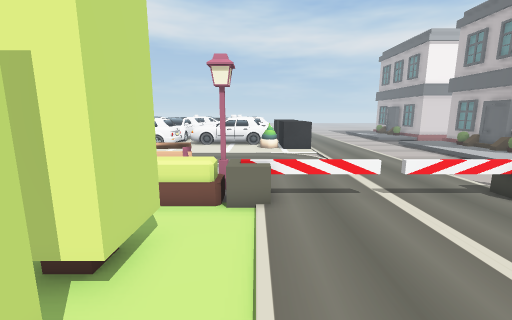
View 1 (above)

21 first-person views from a walk through a scene from a Unity 3-D project. The camera is 1.2 m above the floor, tilts 10° down and sees 90° across. The floor is counted in squares, 0.5 m on a side. Each view is taken from the middle of a square. On the plan, view 1 faces up. The plan holds only what a view shows up to about 17 squares ahead; the rest is blank. The place goes on beyond the plan.

View 2
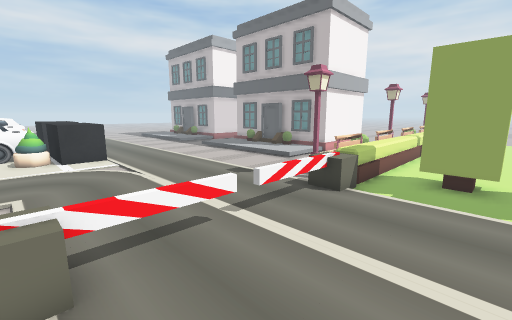

View 3
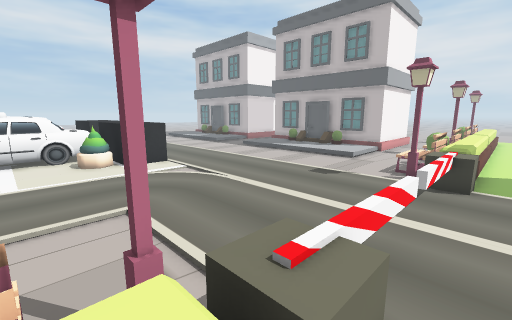

View 4
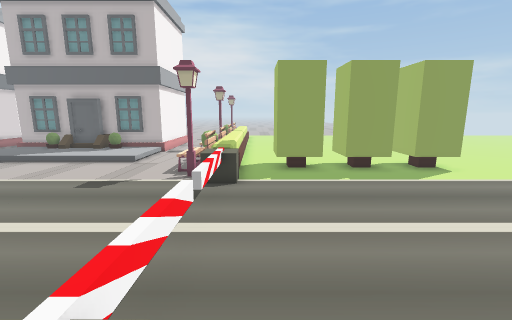

View 5
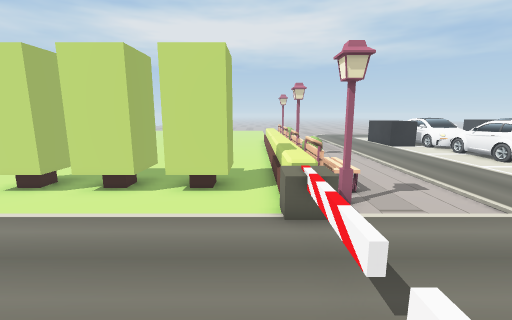

View 6
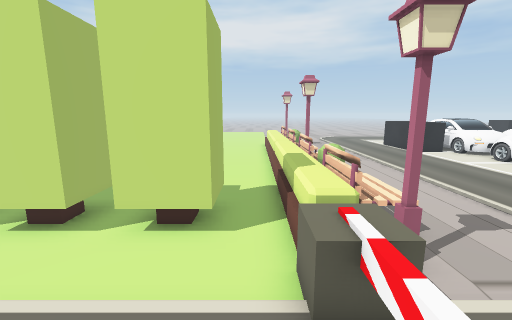

View 7
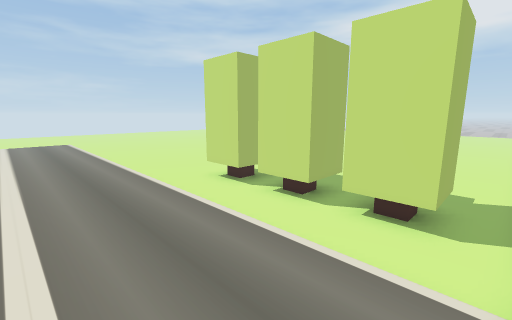

View 8
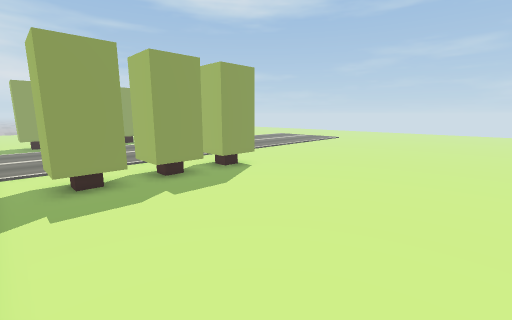

View 9
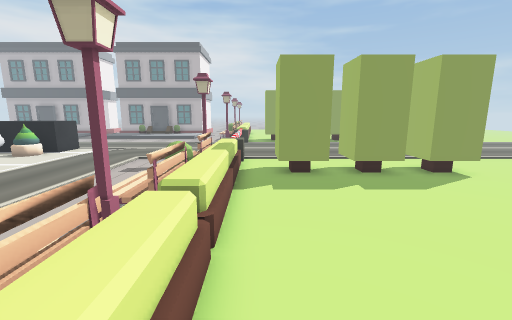

View 10
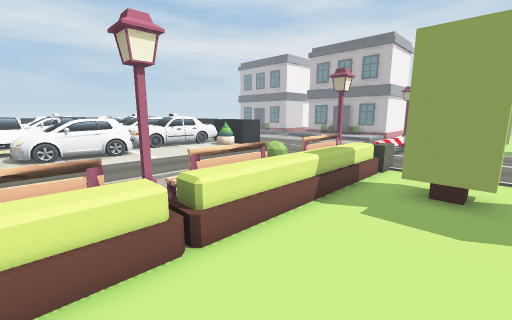

View 11
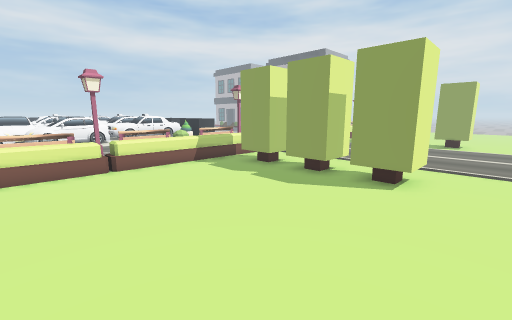

View 12
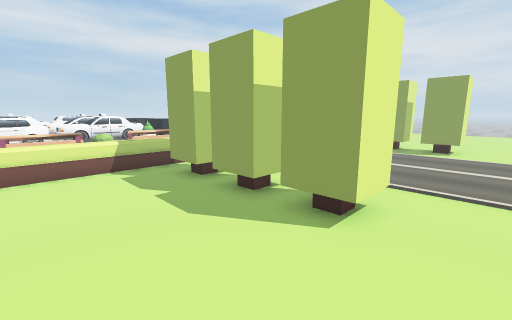

View 13
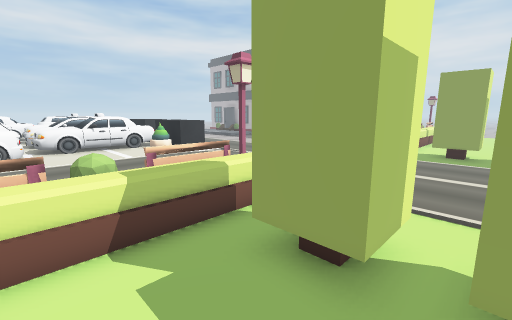

View 14
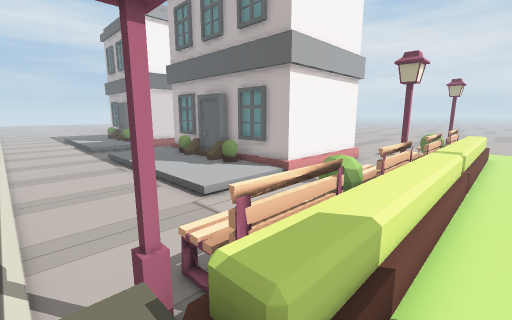

View 15
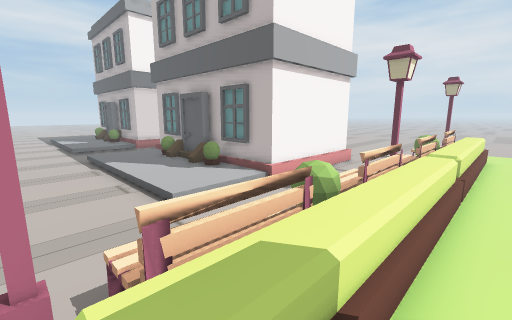

View 16
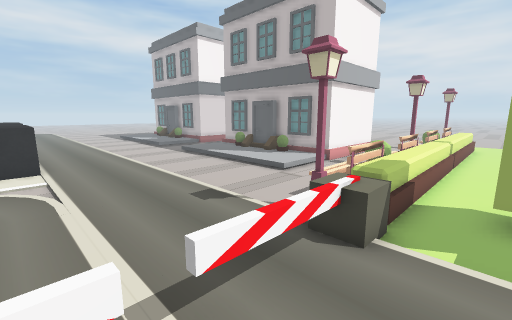

View 17
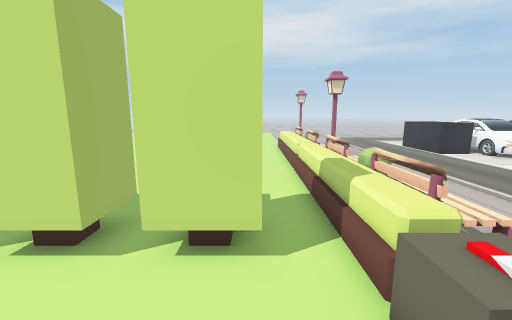

View 18
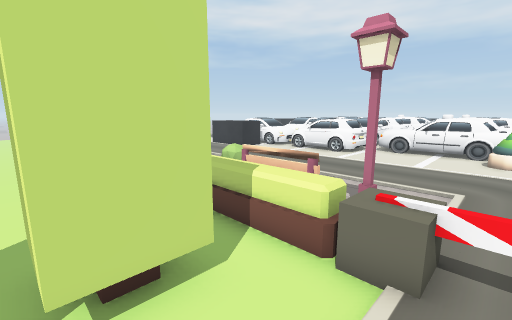

View 19
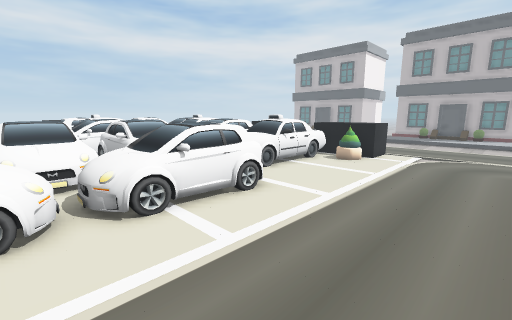

View 20
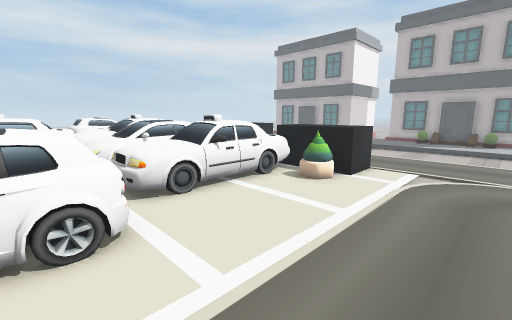

View 21
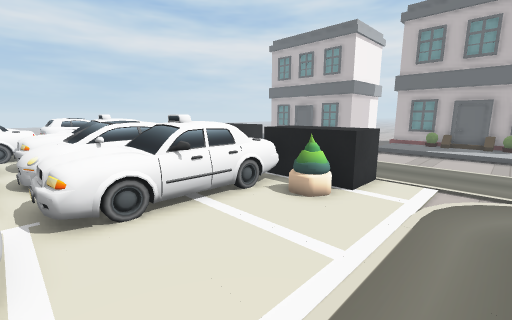

### Floor plan
Key: @ floor where view 1 was taken; # wall or solid block; . main floor; : floor 0.75 m higher than the main floor; / step, stairs or slope; = window, fence, low wall or low ledge; ^ raised ledge; T thing the floor can be seen under or through; B black block; C car; P plant; O other object.
Columns run from 14 left of view 1 to 29 right of it. Each row starts with its distance up from view 1.
 26  CCC    ^CCCC   B B.  ..../.
 25  CCC CCC^C#CC   BBB.. .......
 24  CCC C  ^  C     B ..........
 23  CCC    ^CCCC      ........
 22  =^C     CCCCCC BBB........   #
 21 CC^:CC CCCCCCCCCBBB......./...#
 20 CC.CCCCCC.......PBB......./...#
 19 #C.CCCCC........PBB......./..=#
 18 B................B......../..##
 17 B........................./...#
 16 ........................../.. #
 15 ........................../..=#
 14 ........................../...#
 13  ........................./...#       ..
 12  .............................#######...
 11     ...........................  .......
 10      ........................
  9 =OOO OOO==OO............OOO==OO. OOO=O
  8 =^^^^^^^==^^^#=.......=#^^^=^^^.=^^^=^^^
  7 ^^^^=^^^^^^^^==.==.==.==^^^^^^^^^^^^^^^^=...
  6 ............................................
  5 ..........TTT...........###...........
  4 ..........TTT...........###..
  3 ..........TTT...........###.......
  2  .........TTT...........###...
  1  .........TTT...........## ...
  0  .........TTT.@.........##
 -1  .........TTT...........###.
 -2  .........TTT...........###..
 -3  .........TTT...........###..
 -4  ...........................
 -5  ...........................

Positions as (right, up) in squares from view 1, and headings:
1: (0, 0), facing up
2: (0, 3), facing up-right
3: (-2, 6), facing up-right
4: (-1, 6), facing right
5: (6, 6), facing left
6: (3, 6), facing left
7: (4, 6), facing down-left
8: (-13, 6), facing down-right
9: (-14, 6), facing right
10: (-12, 3), facing up-right
11: (-13, -5), facing up-right
12: (-9, -5), facing up-right
13: (-7, 2), facing up-right
14: (8, 6), facing up-right
15: (9, 6), facing up-right
16: (3, 5), facing up-right
17: (2, 5), facing left
18: (1, 3), facing up-left
19: (-13, 13), facing up-right
20: (-8, 14), facing up-right
21: (-6, 15), facing up-right
